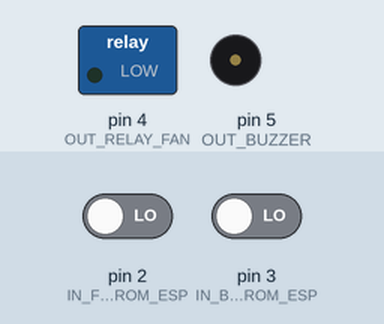
A sketch run on a simulated Arduino Nano, built with avr-gcc and run on an emulated ATmega328P. Shown: switched loads named in the sketch (green lamp = pin HIGH), buzzer (waves = sounding, pin HIGH). Inputs (shaded band) come from the test bench; at power-on: pin 2 (IN_FAN_FROM_ESP) LOW, pin 3 (IN_BUZZ_FROM_ESP) LOW.

Above: at 1.2 s.
1.3 s: pin 2 (IN_FAN_FROM_ESP) driven HIGH
At 2.0 s:
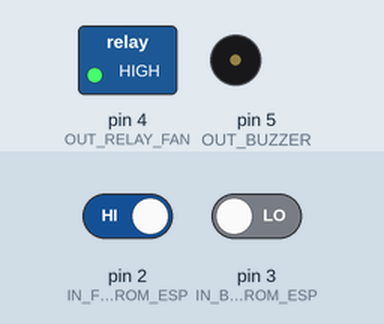
2.8 s: pin 3 (IN_BUZZ_FROM_ESP) driven HIGH
At 3.2 s:
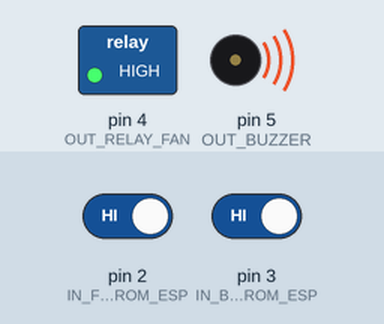
4.3 s: pin 2 (IN_FAN_FROM_ESP) driven LOW
At 5.5 s:
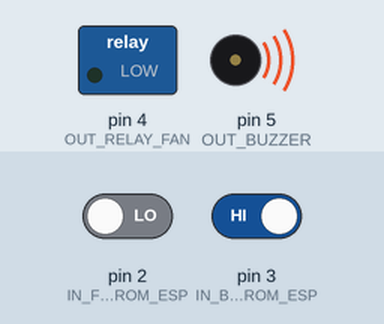
5.8 s: pin 3 (IN_BUZZ_FROM_ESP) driven LOW
At 6.7 s:
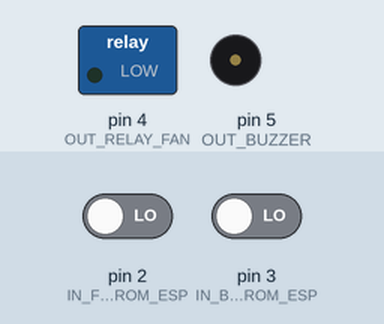
Timing chart, 0 to 8.3 s (numbered marks = the images above; inputs shaded):
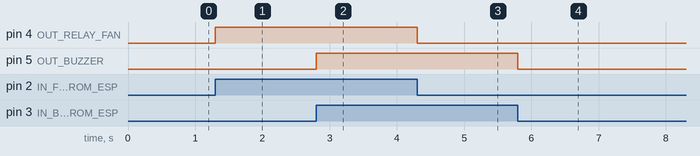

The sketch:

FinalProjectNano3v3To5vRepeater.ino
```cpp
/*
 * ================================================================
 * ARDUINO NANO — 3.3V TO 5V LOGIC FOLLOWER
 * ================================================================
 *
 * Fungsi:
 *   Arduino Nano dipakai sebagai penerjemah level tegangan dari ESP32
 *   ke modul relay dan buzzer 5V.
 *
 *   ESP32 mengeluarkan sinyal logic 3.3V.
 *   Arduino Nano membaca sinyal tersebut, lalu mengeluarkan sinyal
 *   logic yang sama pada level 5V.
 *
 * ─── HARDWARE YANG DIKONTROL ────────────────────────────────────
 *
 *   Relay/Fan:
 *     IN = LOW  / 0V → relay ON  → fan nyala
 *     IN = HIGH / 5V → relay OFF → fan mati
 *
 *   Buzzer:
 *     IO = LOW  / 0V → buzzer bunyi
 *     IO = HIGH / 5V → buzzer diam
 *
 *   Jadi relay dan buzzer sama-sama Active LOW.
 *
 * ─── PRINSIP LOGIC ──────────────────────────────────────────────
 *
 *   Karena Nano hanya mengikuti sinyal dari ESP32:
 *
 *     ESP32 LOW  → Nano output LOW  → device ON
 *     ESP32 HIGH → Nano output HIGH → device OFF
 *
 *   Dengan kata lain:
 *
 *     LOW  = ON
 *     HIGH = OFF
 *
 *   Logic utama tetap ditentukan oleh ESP32.
 *   Nano hanya bertugas menaikkan level tegangan dari 3.3V ke 5V.
 *
 * ─── MAPPING PIN ────────────────────────────────────────────────
 *
 *   ESP32 GPIO7 → Nano D2 → Nano D4 → Relay/Fan IN
 *   ESP32 GPIO8 → Nano D3 → Nano D5 → Buzzer IO
 *
 * ─── CATATAN INPUT ──────────────────────────────────────────────
 *
 *   Pin input Nano dari ESP32 menggunakan INPUT biasa.
 *   Jangan gunakan INPUT_PULLUP, karena pull-up internal Nano menuju
 *   5V dan berisiko memberi tegangan 5V balik ke pin ESP32.
 *
 * ================================================================
 */

const uint8_t IN_FAN_FROM_ESP  = 2;  // Nano D2 <- ESP32 GPIO7
const uint8_t IN_BUZZ_FROM_ESP = 3;  // Nano D3 <- ESP32 GPIO8

const uint8_t OUT_RELAY_FAN    = 4;  // Nano D4 -> Relay/Fan IN
const uint8_t OUT_BUZZER       = 5;  // Nano D5 -> Buzzer IO

void setup() {
  /*
   * Output disiapkan lebih dulu dan langsung dibuat OFF.
   *
   * Karena relay dan buzzer Active LOW:
   *
   *   HIGH = OFF
   *   LOW  = ON
   *
   * Maka kondisi aman saat startup adalah HIGH.
   */
  pinMode(OUT_RELAY_FAN, OUTPUT);
  pinMode(OUT_BUZZER, OUTPUT);

  digitalWrite(OUT_RELAY_FAN, HIGH);  // Fan OFF
  digitalWrite(OUT_BUZZER, HIGH);     // Buzzer OFF

  /*
   * Input dari ESP32.
   *
   * Tidak memakai INPUT_PULLUP agar tidak ada pull-up 5V dari Nano
   * menuju pin ESP32.
   */
  pinMode(IN_FAN_FROM_ESP, INPUT);
  pinMode(IN_BUZZ_FROM_ESP, INPUT);
}

void loop() {
  /*
   * Baca perintah dari ESP32.
   *
   * Karena ESP32 juga memakai logic Active LOW:
   *
   *   LOW  = ON
   *   HIGH = OFF
   */
  int fanCommand  = digitalRead(IN_FAN_FROM_ESP);
  int buzzCommand = digitalRead(IN_BUZZ_FROM_ESP);

  /*
   * Nano hanya mengikuti logic ESP32.
   *
   * Tidak ada pembalikan/invert di sini.
   *
   *   ESP32 LOW  -> Nano LOW  -> device ON
   *   ESP32 HIGH -> Nano HIGH -> device OFF
   */
  digitalWrite(OUT_RELAY_FAN, fanCommand);
  digitalWrite(OUT_BUZZER, buzzCommand);
}
```

Measured:
- after the input at 1.3 s, pin 4 (OUT_RELAY_FAN): LOW → HIGH at once
- after the input at 2.8 s, pin 5 (OUT_BUZZER): LOW → HIGH at once
- after the input at 4.3 s, pin 4 (OUT_RELAY_FAN): HIGH → LOW at once
- after the input at 5.8 s, pin 5 (OUT_BUZZER): HIGH → LOW at once
